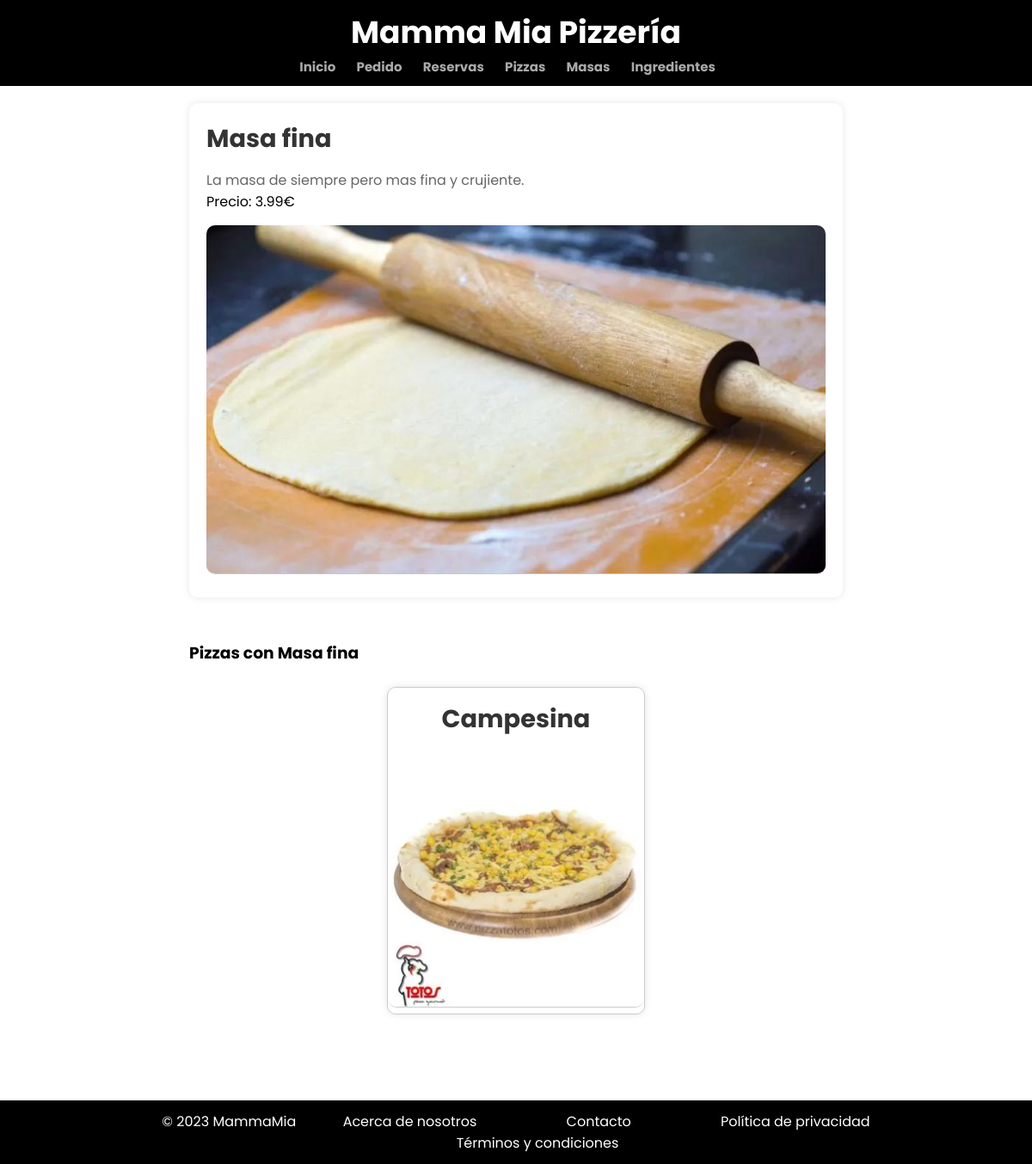
The page /appMammaMia/masas/6/ on the database its author committed.
### appMammaMia/models.py (models this page shows, shortened)
class Masas(models.Model):
    nombre = models.CharField(max_length=50)
    descripcion = models.TextField()
    precio = models.DecimalField(max_digits=5, decimal_places=2)
    imagen = models.ImageField()

class Pizza(models.Model):
    nombre = models.CharField(max_length=100)
    masa = models.ForeignKey(Masas, on_delete=models.CASCADE)
    ingredientes = models.ManyToManyField(Ingrediente)
    descripcion = models.TextField()
    imagen = models.ImageField()
    precio = models.DecimalField(max_digits=6, decimal_places=2)
    disponible = models.BooleanField(default=True)
    calorias = models.IntegerField()

### appMammaMia/views.py (the view)
# urls.py: path('masas/<int:nombre>/', views.detalles_masa, name='detalles_masa'),
def detalles_masa(request, nombre):
    masa = get_object_or_404(Masas, id=nombre)
    pizzas_asociadas = masa.pizza_set.all()
    return render(request, 'detalles_masa.html', {'masa': masa, 'pizzas_asociadas': pizzas_asociadas})

### appMammaMia/templates/detalles_masa.html (shortened to what this page needs)
{% extends "base.html" %}
{% load static %}
{% block contenido %}
    <div class="producto-detalles">
        <div class="producto-info">
            <h2>{{ masa.nombre }}</h2>
            <p class="producto-descripcion">{{ masa.descripcion }}</p>
            <p>Precio: {{ masa.precio }}€</p>
            <img src="{% static masa.imagen.name %}" alt="{{ masa.nombre }} - Imagen">
        </div>
        <div class="producto-asociado">
            <h3>Pizzas con {{ masa.nombre }}</h3><br>
            {% if pizzas_asociadas %}
                <ul class="lista-productos">
                    {% for pizza in pizzas_asociadas %}
                        <li>
                            <a href="{% url 'detalles_pizza' pizza.id %}">
                                <h4>{{ pizza.nombre }}</h4>
                                <img src="{% static pizza.imagen.name %}" alt="{{ masa.nombre }} - Imagen">
                            </a>
                        </li>
                    {% empty %}
                        <li>No hay pizzas asociadas a este tipo de masa.</li>
                    {% endfor %}
                </ul>
            {% else %}
                {% for pizza in pizzas_asociadas %}
                    <p>{{ pizza.nombre }}</p>
                {% endfor %}
            {% endif %}
        </div>
    </div>
<link rel="stylesheet" href="{% static 'styleDetalles.css' %}">
{% endblock %}

### appMammaMia/static/style.css (style rules this page uses)
* { margin: 0; padding: 0; font-family: 'Poppins', sans-serif; box-sizing: border-box; outline: none; border:none; text-decoration: none; }
a { text-decoration: none; color: white; }

### appMammaMia/static/styleDetalles.css (style rules this page uses)
.producto-detalles { max-width: 800px; margin: 0 auto; padding: 20px; display: flex; flex-direction: column; align-items: center; }
.producto-info { width: 100%; box-shadow: 0 0 10px rgba(0, 0, 0, 0.1); padding: 20px; border-radius: 10px; margin-bottom: 20px; }
.producto-info h2 { color: #333; font-size: 1.8em; margin-bottom: 15px; }
.producto-descripcion { color: #666; margin-bottom: 15px; line-height: 1.5; }
.producto-info p { margin: 0; }
.producto-info img { width: 100%; height: auto; border-bottom: 1px solid #ccc; border-radius: 10px; margin-top: 15px; }
.producto-asociado { width: 100%; margin-top: 30px; }
.lista-productos { list-style: none; padding: 0; margin: 0; display: flex; flex-wrap: wrap; justify-content: space-around; }
.lista-productos li { width: 300px; margin-bottom: 30px; border: 1px solid #ccc; border-radius: 10px; overflow: hidden; box-shadow: 0 0 10px rgba(0, 0, 0, 0.1); transition: transform 0.2s; }
.lista-productos h4 { color: #333; font-size: 1.8em; margin: 0; padding: 15px; text-align: center; }
.lista-productos img { width: 100%; height: auto; border-bottom: 1px solid #ccc; border-radius: 10px; }

### rows shown on the page
Masas: nombre "Masa fina", descripcion "La masa de siempre pero mas fina y crujiente.", precio "3.99", imagen (picture)
Pizza: nombre "Campesina", imagen (picture)
